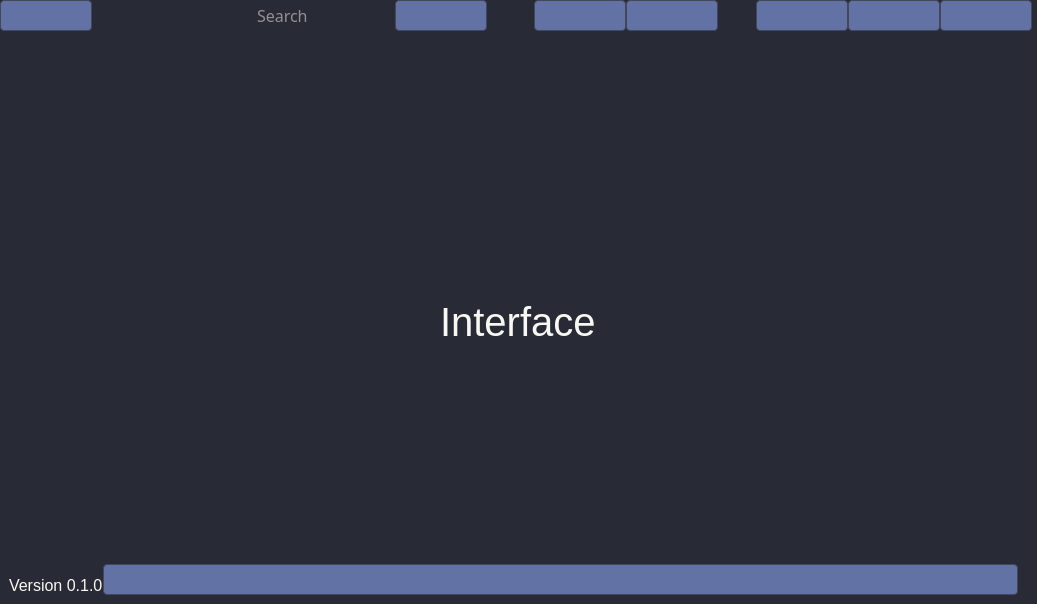
<?xml version="1.0" encoding="UTF-8"?>
<ui version="4.0">
 <class>MainWindow</class>
 <widget class="QMainWindow" name="MainWindow">
  <property name="geometry">
   <rect>
    <x>0</x>
    <y>0</y>
    <width>1037</width>
    <height>604</height>
   </rect>
  </property>
  <property name="windowTitle">
   <string>MainWindow</string>
  </property>
  <widget class="QWidget" name="stylesheet">
   <property name="styleSheet">
    <string notr="true">QWidget {
    background-color: #282a36;
    color: #f8f8f2;
    font-family: &quot;Segoe UI&quot;, Arial, sans-serif;
    font-size: 12pt;
	selection-color:white;
	border:none;
	border-radius: 1px;
}
QPushButton {
    background-color: #6272a4;
    color: #f8f8f2;
    border: 1px solid #44475a;
    border-radius: 4px;
    padding: 5px;
    min-width: 80px;
}</string>
   </property>
   <layout class="QHBoxLayout" name="horizontalLayout">
    <property name="spacing">
     <number>0</number>
    </property>
    <property name="leftMargin">
     <number>0</number>
    </property>
    <property name="topMargin">
     <number>0</number>
    </property>
    <property name="rightMargin">
     <number>0</number>
    </property>
    <property name="bottomMargin">
     <number>0</number>
    </property>
    <item alignment="Qt::AlignLeft">
     <widget class="QFrame" name="SIDE_MENU_CONTAINER">
      <property name="minimumSize">
       <size>
        <width>0</width>
        <height>0</height>
       </size>
      </property>
      <property name="maximumSize">
       <size>
        <width>0</width>
        <height>16777215</height>
       </size>
      </property>
      <property name="frameShape">
       <enum>QFrame::StyledPanel</enum>
      </property>
      <property name="frameShadow">
       <enum>QFrame::Raised</enum>
      </property>
      <layout class="QVBoxLayout" name="verticalLayout">
       <property name="spacing">
        <number>0</number>
       </property>
       <property name="leftMargin">
        <number>0</number>
       </property>
       <property name="topMargin">
        <number>0</number>
       </property>
       <property name="rightMargin">
        <number>0</number>
       </property>
       <property name="bottomMargin">
        <number>0</number>
       </property>
       <item>
        <widget class="QFrame" name="side_menu">
         <property name="minimumSize">
          <size>
           <width>200</width>
           <height>0</height>
          </size>
         </property>
         <property name="maximumSize">
          <size>
           <width>200</width>
           <height>16777215</height>
          </size>
         </property>
         <property name="frameShape">
          <enum>QFrame::StyledPanel</enum>
         </property>
         <property name="frameShadow">
          <enum>QFrame::Raised</enum>
         </property>
         <layout class="QVBoxLayout" name="verticalLayout_2">
          <property name="spacing">
           <number>0</number>
          </property>
          <property name="leftMargin">
           <number>0</number>
          </property>
          <property name="topMargin">
           <number>0</number>
          </property>
          <property name="rightMargin">
           <number>0</number>
          </property>
          <property name="bottomMargin">
           <number>0</number>
          </property>
          <item alignment="Qt::AlignTop">
           <widget class="QFrame" name="header_menu">
            <property name="frameShape">
             <enum>QFrame::StyledPanel</enum>
            </property>
            <property name="frameShadow">
             <enum>QFrame::Raised</enum>
            </property>
            <layout class="QHBoxLayout" name="horizontalLayout_2">
             <property name="spacing">
              <number>0</number>
             </property>
             <property name="leftMargin">
              <number>0</number>
             </property>
             <property name="topMargin">
              <number>0</number>
             </property>
             <property name="rightMargin">
              <number>0</number>
             </property>
             <property name="bottomMargin">
              <number>0</number>
             </property>
             <item alignment="Qt::AlignLeft|Qt::AlignTop">
              <widget class="QLabel" name="label">
               <property name="styleSheet">
                <string notr="true">font-size:20px;</string>
               </property>
               <property name="text">
                <string>LOGO</string>
               </property>
              </widget>
             </item>
             <item alignment="Qt::AlignLeft|Qt::AlignTop">
              <widget class="QLabel" name="label_2">
               <property name="styleSheet">
                <string notr="true">font-size:20px;</string>
               </property>
               <property name="text">
                <string>NAME</string>
               </property>
              </widget>
             </item>
            </layout>
           </widget>
          </item>
          <item>
           <widget class="QFrame" name="menus_menu">
            <property name="frameShape">
             <enum>QFrame::StyledPanel</enum>
            </property>
            <property name="frameShadow">
             <enum>QFrame::Raised</enum>
            </property>
            <layout class="QVBoxLayout" name="verticalLayout_3">
             <property name="spacing">
              <number>0</number>
             </property>
             <property name="leftMargin">
              <number>0</number>
             </property>
             <property name="topMargin">
              <number>0</number>
             </property>
             <property name="rightMargin">
              <number>0</number>
             </property>
             <property name="bottomMargin">
              <number>0</number>
             </property>
             <item>
              <widget class="QPushButton" name="interface_btn">
               <property name="text">
                <string>Interface</string>
               </property>
               <property name="icon">
                <iconset resource="icons/icons.qrc">
                 <normaloff>:/icons/box.svg</normaloff>:/icons/box.svg</iconset>
               </property>
              </widget>
             </item>
             <item>
              <widget class="QPushButton" name="pushButton_3">
               <property name="text">
                <string>PushButton</string>
               </property>
              </widget>
             </item>
             <item>
              <widget class="QPushButton" name="settings_btn">
               <property name="text">
                <string>Settings</string>
               </property>
               <property name="icon">
                <iconset resource="icons/icons.qrc">
                 <normaloff>:/icons/settings.svg</normaloff>:/icons/settings.svg</iconset>
               </property>
              </widget>
             </item>
             <item>
              <widget class="QPushButton" name="about_btn">
               <property name="text">
                <string>About</string>
               </property>
               <property name="icon">
                <iconset resource="icons/icons.qrc">
                 <normaloff>:/icons/github.svg</normaloff>:/icons/github.svg</iconset>
               </property>
              </widget>
             </item>
            </layout>
           </widget>
          </item>
          <item alignment="Qt::AlignBottom">
           <widget class="QFrame" name="rooter_menu">
            <property name="frameShape">
             <enum>QFrame::StyledPanel</enum>
            </property>
            <property name="frameShadow">
             <enum>QFrame::Raised</enum>
            </property>
            <layout class="QHBoxLayout" name="horizontalLayout_3">
             <property name="spacing">
              <number>0</number>
             </property>
             <property name="leftMargin">
              <number>0</number>
             </property>
             <property name="topMargin">
              <number>0</number>
             </property>
             <property name="rightMargin">
              <number>0</number>
             </property>
             <property name="bottomMargin">
              <number>0</number>
             </property>
             <item alignment="Qt::AlignLeft">
              <widget class="QPushButton" name="exit_side_menu_btn">
               <property name="text">
                <string>EXIT</string>
               </property>
              </widget>
             </item>
            </layout>
           </widget>
          </item>
         </layout>
        </widget>
       </item>
      </layout>
     </widget>
    </item>
    <item>
     <widget class="QFrame" name="BODY">
      <property name="sizePolicy">
       <sizepolicy hsizetype="Expanding" vsizetype="Preferred">
        <horstretch>0</horstretch>
        <verstretch>0</verstretch>
       </sizepolicy>
      </property>
      <property name="frameShape">
       <enum>QFrame::StyledPanel</enum>
      </property>
      <property name="frameShadow">
       <enum>QFrame::Raised</enum>
      </property>
      <layout class="QVBoxLayout" name="verticalLayout_4">
       <property name="spacing">
        <number>0</number>
       </property>
       <property name="leftMargin">
        <number>0</number>
       </property>
       <property name="topMargin">
        <number>0</number>
       </property>
       <property name="rightMargin">
        <number>0</number>
       </property>
       <property name="bottomMargin">
        <number>0</number>
       </property>
       <item>
        <widget class="QFrame" name="header">
         <property name="frameShape">
          <enum>QFrame::StyledPanel</enum>
         </property>
         <property name="frameShadow">
          <enum>QFrame::Raised</enum>
         </property>
         <layout class="QHBoxLayout" name="horizontalLayout_4">
          <property name="spacing">
           <number>0</number>
          </property>
          <property name="leftMargin">
           <number>0</number>
          </property>
          <property name="topMargin">
           <number>0</number>
          </property>
          <property name="rightMargin">
           <number>0</number>
          </property>
          <property name="bottomMargin">
           <number>0</number>
          </property>
          <item alignment="Qt::AlignLeft|Qt::AlignTop">
           <widget class="QFrame" name="frame_4">
            <property name="frameShape">
             <enum>QFrame::StyledPanel</enum>
            </property>
            <property name="frameShadow">
             <enum>QFrame::Raised</enum>
            </property>
            <layout class="QVBoxLayout" name="verticalLayout_6">
             <property name="spacing">
              <number>0</number>
             </property>
             <property name="leftMargin">
              <number>0</number>
             </property>
             <property name="topMargin">
              <number>0</number>
             </property>
             <property name="rightMargin">
              <number>0</number>
             </property>
             <property name="bottomMargin">
              <number>0</number>
             </property>
             <item>
              <widget class="QPushButton" name="size_menu_btn">
               <property name="text">
                <string/>
               </property>
               <property name="icon">
                <iconset resource="icons/icons.qrc">
                 <normaloff>:/icons/align-justify(2).svg</normaloff>:/icons/align-justify(2).svg</iconset>
               </property>
               <property name="iconSize">
                <size>
                 <width>32</width>
                 <height>32</height>
                </size>
               </property>
              </widget>
             </item>
            </layout>
           </widget>
          </item>
          <item alignment="Qt::AlignLeft|Qt::AlignTop">
           <widget class="QFrame" name="search">
            <property name="frameShape">
             <enum>QFrame::StyledPanel</enum>
            </property>
            <property name="frameShadow">
             <enum>QFrame::Raised</enum>
            </property>
            <layout class="QHBoxLayout" name="horizontalLayout_7">
             <property name="spacing">
              <number>0</number>
             </property>
             <property name="leftMargin">
              <number>5</number>
             </property>
             <property name="topMargin">
              <number>0</number>
             </property>
             <property name="rightMargin">
              <number>5</number>
             </property>
             <property name="bottomMargin">
              <number>0</number>
             </property>
             <item alignment="Qt::AlignLeft">
              <widget class="QLineEdit" name="lineEdit">
               <property name="minimumSize">
                <size>
                 <width>135</width>
                 <height>0</height>
                </size>
               </property>
               <property name="font">
                <font>
                 <family>Segoe UI,Arial,sans-serif</family>
                 <pointsize>12</pointsize>
                </font>
               </property>
               <property name="placeholderText">
                <string>Search</string>
               </property>
              </widget>
             </item>
             <item alignment="Qt::AlignLeft">
              <widget class="QPushButton" name="pushButton_11">
               <property name="text">
                <string/>
               </property>
               <property name="icon">
                <iconset resource="icons/icons.qrc">
                 <normaloff>:/icons/search.svg</normaloff>:/icons/search.svg</iconset>
               </property>
              </widget>
             </item>
            </layout>
           </widget>
          </item>
          <item alignment="Qt::AlignHCenter|Qt::AlignTop">
           <widget class="QFrame" name="frame_3">
            <property name="frameShape">
             <enum>QFrame::StyledPanel</enum>
            </property>
            <property name="frameShadow">
             <enum>QFrame::Raised</enum>
            </property>
            <layout class="QHBoxLayout" name="horizontalLayout_6">
             <property name="spacing">
              <number>0</number>
             </property>
             <property name="leftMargin">
              <number>5</number>
             </property>
             <property name="topMargin">
              <number>0</number>
             </property>
             <property name="rightMargin">
              <number>5</number>
             </property>
             <property name="bottomMargin">
              <number>0</number>
             </property>
             <item>
              <widget class="QPushButton" name="pushButton_10">
               <property name="text">
                <string/>
               </property>
               <property name="icon">
                <iconset resource="icons/icons.qrc">
                 <normaloff>:/icons/user(1).svg</normaloff>:/icons/user(1).svg</iconset>
               </property>
              </widget>
             </item>
             <item>
              <widget class="QPushButton" name="pushButton_9">
               <property name="text">
                <string/>
               </property>
               <property name="icon">
                <iconset resource="icons/icons.qrc">
                 <normaloff>:/icons/archive.svg</normaloff>:/icons/archive.svg</iconset>
               </property>
              </widget>
             </item>
            </layout>
           </widget>
          </item>
          <item alignment="Qt::AlignLeft|Qt::AlignTop">
           <widget class="QFrame" name="frame_2">
            <property name="frameShape">
             <enum>QFrame::StyledPanel</enum>
            </property>
            <property name="frameShadow">
             <enum>QFrame::Raised</enum>
            </property>
            <layout class="QHBoxLayout" name="horizontalLayout_5">
             <property name="spacing">
              <number>0</number>
             </property>
             <property name="leftMargin">
              <number>5</number>
             </property>
             <property name="topMargin">
              <number>0</number>
             </property>
             <property name="rightMargin">
              <number>5</number>
             </property>
             <property name="bottomMargin">
              <number>0</number>
             </property>
             <item>
              <widget class="QPushButton" name="minin_window">
               <property name="text">
                <string/>
               </property>
               <property name="icon">
                <iconset resource="icons/icons.qrc">
                 <normaloff>:/icons/arrow-down-left.svg</normaloff>:/icons/arrow-down-left.svg</iconset>
               </property>
              </widget>
             </item>
             <item>
              <widget class="QPushButton" name="max_window">
               <property name="text">
                <string/>
               </property>
               <property name="icon">
                <iconset resource="icons/icons.qrc">
                 <normaloff>:/icons/maximize-2.svg</normaloff>:/icons/maximize-2.svg</iconset>
               </property>
              </widget>
             </item>
             <item>
              <widget class="QPushButton" name="exit_window">
               <property name="text">
                <string/>
               </property>
               <property name="icon">
                <iconset resource="icons/icons.qrc">
                 <normaloff>:/icons/x(1).svg</normaloff>:/icons/x(1).svg</iconset>
               </property>
              </widget>
             </item>
            </layout>
           </widget>
          </item>
         </layout>
        </widget>
       </item>
       <item>
        <widget class="QStackedWidget" name="stackedWidget">
         <property name="currentIndex">
          <number>2</number>
         </property>
         <widget class="QWidget" name="NEXT_PG">
          <layout class="QVBoxLayout" name="verticalLayout_10">
           <item>
            <widget class="QFrame" name="frame">
             <property name="frameShape">
              <enum>QFrame::StyledPanel</enum>
             </property>
             <property name="frameShadow">
              <enum>QFrame::Raised</enum>
             </property>
             <layout class="QVBoxLayout" name="verticalLayout_11">
              <item alignment="Qt::AlignHCenter">
               <widget class="QLabel" name="label_6">
                <property name="styleSheet">
                 <string notr="true">font-size: 40px;</string>
                </property>
                <property name="text">
                 <string>SETTINGS PAGE</string>
                </property>
               </widget>
              </item>
             </layout>
            </widget>
           </item>
          </layout>
         </widget>
         <widget class="QWidget" name="ABOUT_PG">
          <layout class="QVBoxLayout" name="verticalLayout_12">
           <item>
            <widget class="QFrame" name="frame_5">
             <property name="frameShape">
              <enum>QFrame::StyledPanel</enum>
             </property>
             <property name="frameShadow">
              <enum>QFrame::Raised</enum>
             </property>
             <layout class="QVBoxLayout" name="verticalLayout_13">
              <item>
               <widget class="QFrame" name="frame_6">
                <property name="frameShape">
                 <enum>QFrame::StyledPanel</enum>
                </property>
                <property name="frameShadow">
                 <enum>QFrame::Raised</enum>
                </property>
                <layout class="QVBoxLayout" name="verticalLayout_14">
                 <property name="spacing">
                  <number>0</number>
                 </property>
                 <property name="leftMargin">
                  <number>0</number>
                 </property>
                 <property name="topMargin">
                  <number>0</number>
                 </property>
                 <property name="rightMargin">
                  <number>0</number>
                 </property>
                 <property name="bottomMargin">
                  <number>0</number>
                 </property>
                 <item alignment="Qt::AlignHCenter|Qt::AlignBottom">
                  <widget class="QLabel" name="label_8">
                   <property name="styleSheet">
                    <string notr="true">color:rgb(255, 170, 0);
font-size: 20px;</string>
                   </property>
                   <property name="text">
                    <string>Basic Interface</string>
                   </property>
                  </widget>
                 </item>
                 <item alignment="Qt::AlignHCenter|Qt::AlignBottom">
                  <widget class="QLabel" name="label_7">
                   <property name="styleSheet">
                    <string notr="true"/>
                   </property>
                   <property name="text">
                    <string>An interface created using Python and PySide (support for PyQt),
                    and with colors and theme created by NVKDev.
</string>
                   </property>
                  </widget>
                 </item>
                </layout>
               </widget>
              </item>
              <item>
               <widget class="QFrame" name="frame_7">
                <property name="frameShape">
                 <enum>QFrame::StyledPanel</enum>
                </property>
                <property name="frameShadow">
                 <enum>QFrame::Raised</enum>
                </property>
                <layout class="QVBoxLayout" name="verticalLayout_15">
                 <property name="spacing">
                  <number>0</number>
                 </property>
                 <property name="leftMargin">
                  <number>0</number>
                 </property>
                 <property name="topMargin">
                  <number>0</number>
                 </property>
                 <property name="bottomMargin">
                  <number>0</number>
                 </property>
                 <item alignment="Qt::AlignHCenter|Qt::AlignBottom">
                  <widget class="QLabel" name="label_9">
                   <property name="text">
                    <string>MIT License</string>
                   </property>
                  </widget>
                 </item>
                 <item>
                  <widget class="QFrame" name="frame_8">
                   <property name="frameShape">
                    <enum>QFrame::StyledPanel</enum>
                   </property>
                   <property name="frameShadow">
                    <enum>QFrame::Raised</enum>
                   </property>
                   <layout class="QVBoxLayout" name="verticalLayout_16">
                    <property name="spacing">
                     <number>0</number>
                    </property>
                    <property name="leftMargin">
                     <number>0</number>
                    </property>
                    <property name="topMargin">
                     <number>0</number>
                    </property>
                    <property name="rightMargin">
                     <number>0</number>
                    </property>
                    <property name="bottomMargin">
                     <number>0</number>
                    </property>
                    <item alignment="Qt::AlignHCenter|Qt::AlignTop">
                     <widget class="QLabel" name="label_10">
                      <property name="styleSheet">
                       <string notr="true">color:rgb(0, 255, 0)</string>
                      </property>
                      <property name="text">
                       <string>Create by: NVKDev</string>
                      </property>
                     </widget>
                    </item>
                   </layout>
                  </widget>
                 </item>
                </layout>
               </widget>
              </item>
             </layout>
            </widget>
           </item>
          </layout>
         </widget>
         <widget class="QWidget" name="INTERFACE_PG">
          <layout class="QVBoxLayout" name="verticalLayout_5">
           <item>
            <widget class="QFrame" name="interface_main">
             <property name="sizePolicy">
              <sizepolicy hsizetype="Preferred" vsizetype="Expanding">
               <horstretch>0</horstretch>
               <verstretch>0</verstretch>
              </sizepolicy>
             </property>
             <property name="frameShape">
              <enum>QFrame::StyledPanel</enum>
             </property>
             <property name="frameShadow">
              <enum>QFrame::Raised</enum>
             </property>
             <layout class="QVBoxLayout" name="verticalLayout_9">
              <property name="spacing">
               <number>0</number>
              </property>
              <property name="leftMargin">
               <number>0</number>
              </property>
              <property name="topMargin">
               <number>0</number>
              </property>
              <property name="rightMargin">
               <number>0</number>
              </property>
              <property name="bottomMargin">
               <number>0</number>
              </property>
              <item alignment="Qt::AlignHCenter|Qt::AlignBottom">
               <widget class="QLabel" name="label_3">
                <property name="minimumSize">
                 <size>
                  <width>10</width>
                  <height>10</height>
                 </size>
                </property>
                <property name="baseSize">
                 <size>
                  <width>0</width>
                  <height>0</height>
                 </size>
                </property>
                <property name="text">
                 <string/>
                </property>
                <property name="pixmap">
                 <pixmap resource="icons/icons.qrc">:/icons/Captura_de_tela_2025-06-16_194120-removebg-preview.png</pixmap>
                </property>
               </widget>
              </item>
              <item alignment="Qt::AlignHCenter|Qt::AlignTop">
               <widget class="QLabel" name="label_5">
                <property name="styleSheet">
                 <string notr="true">font-size:40px;</string>
                </property>
                <property name="text">
                 <string>Interface</string>
                </property>
               </widget>
              </item>
             </layout>
            </widget>
           </item>
           <item alignment="Qt::AlignBottom">
            <widget class="QFrame" name="FOOTER">
             <property name="frameShape">
              <enum>QFrame::StyledPanel</enum>
             </property>
             <property name="frameShadow">
              <enum>QFrame::Raised</enum>
             </property>
             <layout class="QHBoxLayout" name="horizontalLayout_8">
              <property name="spacing">
               <number>0</number>
              </property>
              <property name="leftMargin">
               <number>0</number>
              </property>
              <property name="topMargin">
               <number>0</number>
              </property>
              <property name="rightMargin">
               <number>0</number>
              </property>
              <property name="bottomMargin">
               <number>0</number>
              </property>
              <item alignment="Qt::AlignLeft">
               <widget class="QFrame" name="version">
                <property name="frameShape">
                 <enum>QFrame::StyledPanel</enum>
                </property>
                <property name="frameShadow">
                 <enum>QFrame::Raised</enum>
                </property>
                <layout class="QVBoxLayout" name="verticalLayout_8">
                 <property name="spacing">
                  <number>0</number>
                 </property>
                 <property name="leftMargin">
                  <number>0</number>
                 </property>
                 <property name="topMargin">
                  <number>0</number>
                 </property>
                 <property name="rightMargin">
                  <number>0</number>
                 </property>
                 <property name="bottomMargin">
                  <number>0</number>
                 </property>
                 <item alignment="Qt::AlignBottom">
                  <widget class="QLabel" name="label_4">
                   <property name="text">
                    <string>Version 0.1.0</string>
                   </property>
                  </widget>
                 </item>
                </layout>
               </widget>
              </item>
              <item>
               <widget class="QFrame" name="icon_bottom">
                <property name="sizePolicy">
                 <sizepolicy hsizetype="Expanding" vsizetype="Preferred">
                  <horstretch>0</horstretch>
                  <verstretch>0</verstretch>
                 </sizepolicy>
                </property>
                <property name="frameShape">
                 <enum>QFrame::StyledPanel</enum>
                </property>
                <property name="frameShadow">
                 <enum>QFrame::Raised</enum>
                </property>
                <layout class="QVBoxLayout" name="verticalLayout_7">
                 <property name="spacing">
                  <number>0</number>
                 </property>
                 <property name="leftMargin">
                  <number>0</number>
                 </property>
                 <property name="topMargin">
                  <number>0</number>
                 </property>
                 <property name="rightMargin">
                  <number>0</number>
                 </property>
                 <property name="bottomMargin">
                  <number>0</number>
                 </property>
                 <item alignment="Qt::AlignBottom">
                  <widget class="QPushButton" name="pushButton_13">
                   <property name="text">
                    <string/>
                   </property>
                   <property name="icon">
                    <iconset resource="icons/icons.qrc">
                     <normaloff>:/icons/box.svg</normaloff>:/icons/box.svg</iconset>
                   </property>
                  </widget>
                 </item>
                </layout>
               </widget>
              </item>
              <item alignment="Qt::AlignRight|Qt::AlignBottom">
               <widget class="QFrame" name="size_grip">
                <property name="minimumSize">
                 <size>
                  <width>10</width>
                  <height>10</height>
                 </size>
                </property>
                <property name="maximumSize">
                 <size>
                  <width>10</width>
                  <height>10</height>
                 </size>
                </property>
                <property name="frameShape">
                 <enum>QFrame::StyledPanel</enum>
                </property>
                <property name="frameShadow">
                 <enum>QFrame::Raised</enum>
                </property>
               </widget>
              </item>
             </layout>
            </widget>
           </item>
          </layout>
         </widget>
        </widget>
       </item>
      </layout>
     </widget>
    </item>
   </layout>
  </widget>
 </widget>
 <resources>
  <include location="icons/icons.qrc"/>
 </resources>
 <connections/>
</ui>
